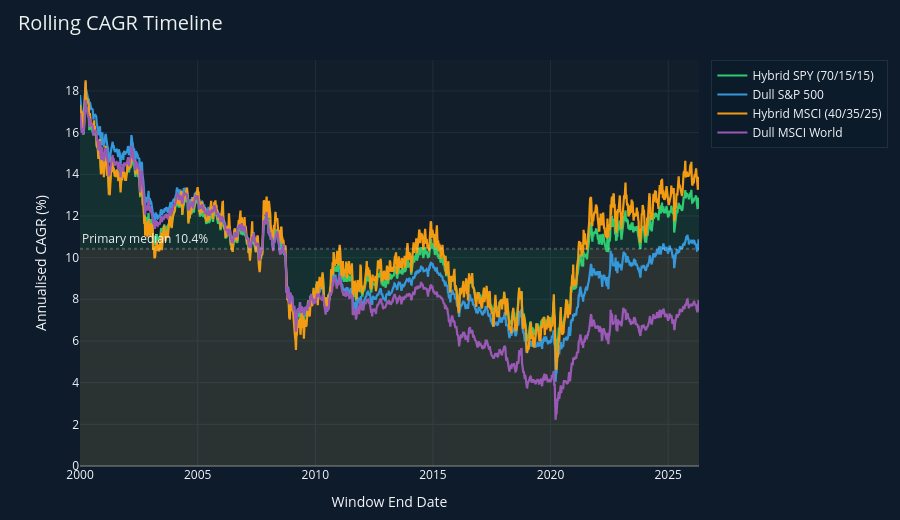

Notebook cell for this chart:
### Markdown cell above
## 📈 The Growth Story
### Rolling CAGR Timeline — Performance Through Historical Market Regimes

Each point on the chart represents the **annualised return (CAGR) of a rolling window** ending on that date.  
Green shading marks periods of **above-median CAGR**; red shading marks **below-median** regimes.

> Tracking rolling CAGR over time reveals how *consistently* a strategy delivers — not just what it returned on average, but how reliable that return was across all historical market regimes: 70s inflation, 80s bull run, Dotcom crash, GFC, and Covid.

### Code cell
fig = go.Figure()

for i, (col, name) in enumerate(zip(cagr_cols, strat_names)):
    y_vals = df[col] * 100
    color  = STRAT_PALETTE[i % len(STRAT_PALETTE)]
    median = y_vals.median()

    # Shaded above/below bands only for the primary strategy
    if i == 0:
        y_above = y_vals.clip(lower=median)
        y_below = y_vals.clip(upper=median)
        fig.add_trace(go.Scatter(
            x=df.index, y=y_above, fill='tozeroy',
            fillcolor='rgba(46,204,113,0.10)', line=dict(width=0),
            showlegend=False, hoverinfo='skip'
        ))
        fig.add_trace(go.Scatter(
            x=df.index, y=y_below, fill='tozeroy',
            fillcolor='rgba(231,76,60,0.10)', line=dict(width=0),
            showlegend=False, hoverinfo='skip'
        ))

    fig.add_trace(go.Scatter(
        x=df.index, y=y_vals, mode='lines', name=name,
        line=dict(color=color, width=2.2),
        hovertemplate=f'<b>{name}</b><br>%{{x|%Y-%m-%d}}<br>CAGR: %{{y:.2f}}%<extra></extra>'
    ))

# Median dotted reference
p_median = df[cagr_cols[0]].median() * 100
fig.add_hline(y=p_median, line_dash='dot', line_color='rgba(255,255,255,0.2)',
              annotation_text=f'Primary median {p_median:.1f}%',
              annotation_position='top left', annotation_font_color=LIGHT)

fig.update_layout(
    template='plotly_dark',
    paper_bgcolor=NAVY, plot_bgcolor='#121E2A',
    title=dict(text='Rolling CAGR Timeline', font=dict(size=20, color=LIGHT), x=0.02),
    xaxis=dict(title='Window End Date', gridcolor='#1E2F3E', showspikes=True),
    yaxis=dict(title='Annualised CAGR (%)', gridcolor='#1E2F3E',
               zeroline=True, zerolinecolor='rgba(255,255,255,0.25)'),
    legend=dict(bgcolor='rgba(13,27,42,0.9)', bordercolor='#1E2F3E', borderwidth=1),
    hovermode='x unified', height=520, margin=dict(t=60, b=50)
)
fig.show()

### Figure 1 — Plotly figure (JSON) as saved in the notebook; plotly's stock layout.template omitted (floating-point values rounded to 4 significant figures; data arrays with more than 128 entries replaced by an {"elided": "..."} marker saying what was removed)
{"data": [{"fill": "tozeroy", "fillcolor": "rgba(46,204,113,0.10)", "hoverinfo": "skip", "line": {"width": 0}, "showlegend": false, "type": "scatter", "x": {"elided": "1329 str values"}, "y": {"elided": "1329 float values"}}, {"fill": "tozeroy", "fillcolor": "rgba(231,76,60,0.10)", "hoverinfo": "skip", "line": {"width": 0}, "showlegend": false, "type": "scatter", "x": {"elided": "1329 str values"}, "y": {"elided": "1329 float values"}}, {"hovertemplate": "<b>Hybrid SPY (70/15/15)</b><br>%{x|%Y-%m-%d}<br>CAGR: %{y:.2f}%<extra></extra>", "line": {"color": "#2ECC71", "width": 2.2}, "mode": "lines", "name": "Hybrid SPY (70/15/15)", "type": "scatter", "x": {"elided": "1329 str values"}, "y": {"elided": "1329 float values"}}, {"hovertemplate": "<b>Dull S&P 500</b><br>%{x|%Y-%m-%d}<br>CAGR: %{y:.2f}%<extra></extra>", "line": {"color": "#3498DB", "width": 2.2}, "mode": "lines", "name": "Dull S&P 500", "type": "scatter", "x": {"elided": "1329 str values"}, "y": {"elided": "1329 float values"}}, {"hovertemplate": "<b>Hybrid MSCI (40/35/25)</b><br>%{x|%Y-%m-%d}<br>CAGR: %{y:.2f}%<extra></extra>", "line": {"color": "#F39C12", "width": 2.2}, "mode": "lines", "name": "Hybrid MSCI (40/35/25)", "type": "scatter", "x": {"elided": "1329 str values"}, "y": {"elided": "1329 float values"}}, {"hovertemplate": "<b>Dull MSCI World</b><br>%{x|%Y-%m-%d}<br>CAGR: %{y:.2f}%<extra></extra>", "line": {"color": "#9B59B6", "width": 2.2}, "mode": "lines", "name": "Dull MSCI World", "type": "scatter", "x": {"elided": "1329 str values"}, "y": {"elided": "1329 float values"}}], "layout": {"annotations": [{"font": {"color": "#ECF0F1"}, "showarrow": false, "text": "Primary median 10.4%", "x": 0, "xanchor": "left", "xref": "x domain", "y": 10.43, "yanchor": "bottom", "yref": "y"}], "height": 520, "hovermode": "x unified", "legend": {"bgcolor": "rgba(13,27,42,0.9)", "bordercolor": "#1E2F3E", "borderwidth": 1}, "margin": {"b": 50, "t": 60}, "paper_bgcolor": "#0D1B2A", "plot_bgcolor": "#121E2A", "shapes": [{"line": {"color": "rgba(255,255,255,0.2)", "dash": "dot"}, "type": "line", "x0": 0, "x1": 1, "xref": "x domain", "y0": 10.43, "y1": 10.43, "yref": "y"}], "title": {"font": {"color": "#ECF0F1", "size": 20}, "text": "Rolling CAGR Timeline", "x": 0.02}, "xaxis": {"gridcolor": "#1E2F3E", "showspikes": true, "title": {"text": "Window End Date"}}, "yaxis": {"gridcolor": "#1E2F3E", "title": {"text": "Annualised CAGR (%)"}, "zeroline": true, "zerolinecolor": "rgba(255,255,255,0.25)"}}}
